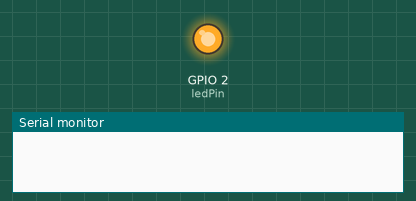
Recording of a sketch running on a simulated ESP32. Shown: output pins drawn as LEDs (lit = HIGH), the last lines printed to the serial monitor.

Above: at 0.5 s.
At 2.5 s:
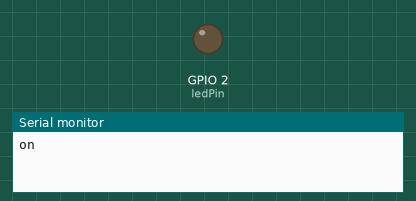
Timing chart, 0 to 5.2 s (numbered marks = the images above):
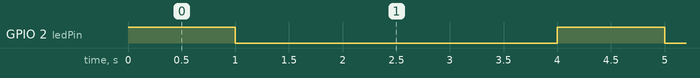

Measured:
- by itself, GPIO 2 (ledPin): alternates HIGH for 1.0 s and LOW for 3.0 s

The sketch:

esp32_blinking.ino
```cpp
int ledPin = 2;
void setup() {
  // put your setup code here, to run once:
Serial.begin(9600);
pinMode (ledPin,OUTPUT);}
void loop() {
  // put your main code here, to run repeatedly:
digitalWrite(ledPin, HIGH);
delay(1000);
digitalWrite(ledPin,LOW);
delay(1000);
if(ledPin, HIGH);
Serial.println("on");
delay(1000);
if(ledPin,LOW);
Serial.println("off");
delay(1000);
}
```
